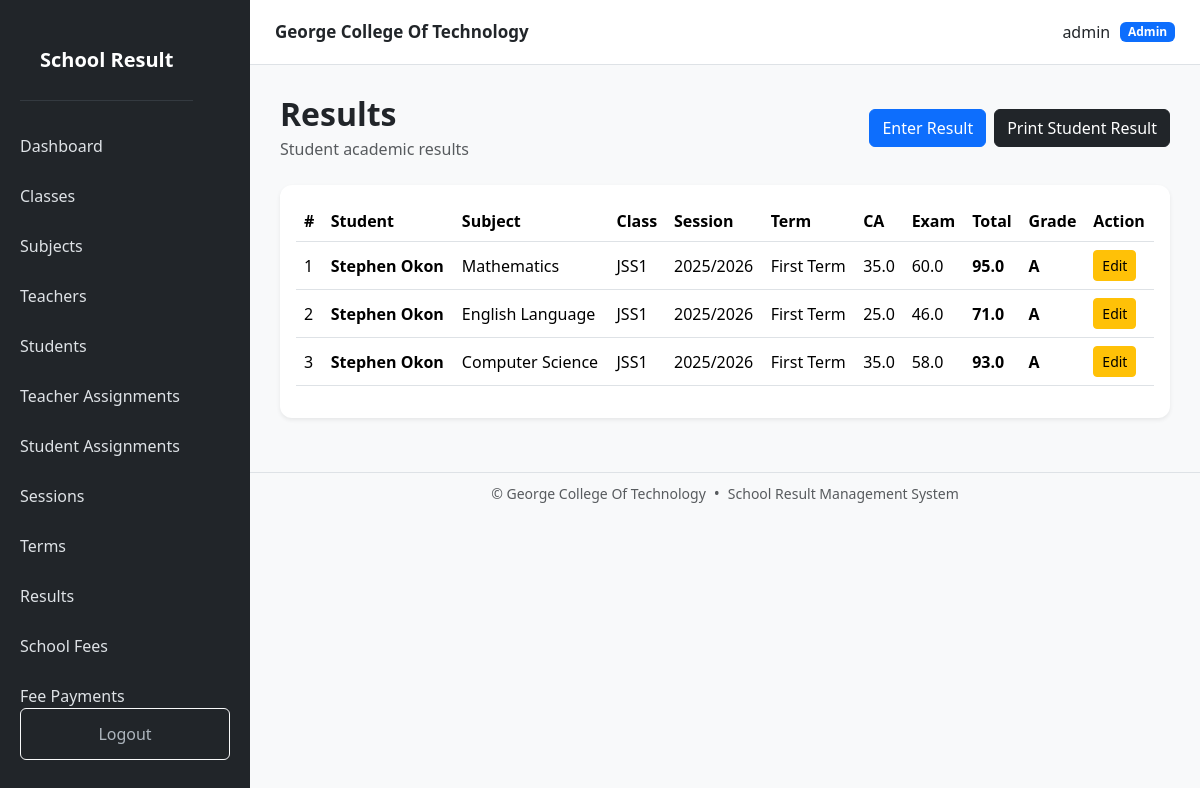
The page /results/ (signed in) on the database its author committed.
### models.py (models this page shows, shortened)
class User(UserMixin, db.Model):
    __tablename__ = "users"
    id = db.Column(
        db.Integer,
        primary_key=True
    )
    username = db.Column(
        db.String(100),
        unique=True,
        nullable=False
    )
    password_hash = db.Column(
        db.String(255),
        nullable=False
    )
    role = db.Column(
        db.String(20),
        nullable=False,
        default="student"
    )
    is_active = db.Column(
        db.Boolean,
        default=True
    )
    teacher = db.relationship(
        "Teacher",
        back_populates="user",
        uselist=False
    )
    student = db.relationship(
        "Student",
        back_populates="user",
        uselist=False
    )

class Result(db.Model):
    __tablename__ = "results"
    id = db.Column(
        db.Integer,
        primary_key=True
    )
    student_id = db.Column(
        db.Integer,
        db.ForeignKey("students.id"),
        nullable=False
    )
    subject_id = db.Column(
        db.Integer,
        db.ForeignKey("subjects.id"),
        nullable=False
    )
    classroom_id = db.Column(
        db.Integer,
        db.ForeignKey("classrooms.id"),
        nullable=False
    )
    session_id = db.Column(
        db.Integer,
        db.ForeignKey("school_sessions.id"),
        nullable=False
    )
    term_id = db.Column(
        db.Integer,
        db.ForeignKey("terms.id"),
        nullable=False
    )
    ca_score = db.Column(
        db.Float,
        default=0
    )
    exam_score = db.Column(
        db.Float,
        default=0
    )
    student = db.relationship(
        "Student",
        back_populates="results"
    )
    subject = db.relationship(
        "Subject",
        back_populates="results"
    )
    classroom = db.relationship(
        "Classroom",
        back_populates="results"
    )
    session = db.relationship(
        "SchoolSession",
        back_populates="results"
    )
    term = db.relationship(
        "Term",
        back_populates="results"
    )
    __table_args__ = (
        db.UniqueConstraint(
            "student_id",
            "subject_id",
            "session_id",
            "term_id",
            name="unique_student_subject_session_term"
        ),
    )
    @property
    def total_score(self):
        return (
            self.ca_score +
            self.exam_score
        )

class Student(db.Model):
    __tablename__ = "students"
    id = db.Column(
        db.Integer,
        primary_key=True
    )
    user_id = db.Column(
        db.Integer,
        db.ForeignKey("users.id"),
        unique=True,
        nullable=False
    )
    name = db.Column(
        db.String(150),
        nullable=False
    )
    parent_name = db.Column(
        db.String(150)
    )
    age = db.Column(
        db.Integer
    )
    phone = db.Column(
        db.String(30)
    )
    classroom_id = db.Column(
        db.Integer,
        db.ForeignKey("classrooms.id"),
        nullable=True
    )
    is_active = db.Column(
        db.Boolean,
        default=True
    )
    user = db.relationship(
        "User",
        back_populates="student"
    )
    classroom = db.relationship(
        "Classroom",
        back_populates="students"
    )
    results = db.relationship(
        "Result",
        back_populates="student",
        cascade="all, delete-orphan"
    )

class Subject(db.Model):
    __tablename__ = "subjects"
    id = db.Column(
        db.Integer,
        primary_key=True
    )
    name = db.Column(
        db.String(100),
        unique=True,
        nullable=False
    )
    created_at = db.Column(
        db.DateTime,
        server_default=db.func.now()
    )
    teacher_assignments = db.relationship(
        "TeacherAssignment",
        back_populates="subject",
        cascade="all, delete-orphan"
    )
    results = db.relationship(
        "Result",
        back_populates="subject"
    )

class Classroom(db.Model):
    __tablename__ = "classrooms"
    id = db.Column(
        db.Integer,
        primary_key=True
    )
    name = db.Column(
        db.String(100),
        unique=True,
        nullable=False
    )
    created_at = db.Column(
        db.DateTime,
        server_default=db.func.now()
    )
    students = db.relationship(
        "Student",
        back_populates="classroom"
    )
    teacher_assignments = db.relationship(
        "TeacherAssignment",
        back_populates="classroom",
        cascade="all, delete-orphan"
    )
    results = db.relationship(
        "Result",
        back_populates="classroom"
    )

class SchoolSession(db.Model):
    __tablename__ = "school_sessions"
    id = db.Column(
        db.Integer,
        primary_key=True
    )
    year = db.Column(
        db.String(100),
        unique=True,
        nullable=False
    )
    created_at = db.Column(
        db.DateTime,
        server_default=db.func.now()
    )
    results = db.relationship(
        "Result",
        back_populates="session"
    )

class Term(db.Model):
    __tablename__ = "terms"
    id = db.Column(
        db.Integer,
        primary_key=True
    )
    name = db.Column(
        db.String(100),
        unique=True,
        nullable=False
    )
    created_at = db.Column(
        db.DateTime,
        server_default=db.func.now()
    )
    results = db.relationship(
        "Result",
        back_populates="term"
    )

### routes/result.py (the view, shortened to what this page needs)
@result.route("/")
@login_required
def list_results():
    if current_user.role == "admin":
        results = (
            Result.query
            .order_by(Result.id.desc())
            .all()
        )
    else:
        results = []
    return render_template(
        "result/list.html",
        results=results
    )

### templates/result/list.html (shortened to what this page needs)
{% extends "base.html" %}
{% block content %}
<div class="d-flex justify-content-between align-items-center mb-4">
    <div>
        <h2 class="fw-bold mb-1">
            Results
        </h2>
        <p class="text-muted mb-0">
            Student academic results
        </p>
    </div>
    {% if current_user.role in ["admin", "teacher"] %}
    <div class="d-flex gap-2">
        <a
            href="{{ url_for('result.create_result') }}"
            class="btn btn-primary"
        >
            Enter Result
        </a>
        <a
            href="{{ url_for('result.print_student_result') }}"
            class="btn btn-dark"
        >
            Print Student Result
        </a>
    </div>
    {% endif %}
</div>
<div class="card shadow-sm border-0">
    <div class="card-body">
        <div class="table-responsive">
            <table class="table table-hover align-middle">
                <thead>
                    <tr>
                        <th>#</th>
                        <th>
                            Student
                        </th>
                        <th>
                            Subject
                        </th>
                        <th>
                            Class
                        </th>
                        <th>
                            Session
                        </th>
                        <th>
                            Term
                        </th>
                        <th>
                            CA
                        </th>
                        <th>
                            Exam
                        </th>
                        <th>
                            Total
                        </th>
                        <th>
                            Grade
                        </th>
                        {% if current_user.role in ["admin", "teacher"] %}
                        <th>
                            Action
                        </th>
                        {% endif %}
                    </tr>
                </thead>
                <tbody>
                    {% for result in results %}
                    <tr>
                        <td>
                            {{ loop.index }}
                        </td>
                        <td>
                            <strong>
                                {{ result.student.name }}
                            </strong>
                        </td>
                        <td>
                            {{ result.subject.name }}
                        </td>
                        <td>
                            {{ result.classroom.name }}
                        </td>
                        <td>
                            {{ result.session.year }}
                        </td>
                        <td>
                            {{ result.term.name }}
                        </td>
                        <td>
                            {{ result.ca_score }}
                        </td>
                        <td>
                            {{ result.exam_score }}
                        </td>
                        <td>
                            <strong>
                                {{ result.total_score }}
                            </strong>
                        </td>
                        <td>
                            <strong>
                                {% if result.total_score >= 70 %}
                                    A
                                {% elif result.total_score >= 60 %}
                                    B
                                {% elif result.total_score >= 50 %}
                                    C
                                {% elif result.total_score >= 45 %}
                                    D
                                {% elif result.total_score >= 40 %}
                                    E
                                {% else %}
                                    F
                                {% endif %}
                            </strong>
                        </td>
                        {% if current_user.role in ["admin", "teacher"] %}
                        <td>
                            <a
                                href="{{ url_for(
                                    'result.edit_result',
                                    id=result.id
                                ) }}"
                                class="btn btn-sm btn-warning"
                            >
                                Edit
                            </a>
                        </td>
                        {% endif %}
                    </tr>
                    {% endfor %}
                </tbody>
            </table>
        </div>
    </div>
</div>
{% endblock %}

### templates/base.html (shortened to what this page needs)
<!DOCTYPE html>
<html lang="en">
<head>
    <link
        href="https://cdn.jsdelivr.net/npm/bootstrap@5.3.3/dist/css/bootstrap.min.css"
        rel="stylesheet"
    >
    <link
        rel="stylesheet"
        href="{{ url_for('static', filename='css/style.css') }}"
    >
</head>
<body>
{% if current_user.is_authenticated %}
<div
    class="sidebar"
    id="sidebar"
>
    <div class="sidebar-header">
        <div class="brand">
            School Result
        </div>
    </div>
    {% if current_user.role == "admin" %}
        <a href="{{ url_for('dashboard.index') }}">
            Dashboard
        </a>
        <a href="{{ url_for('classroom.list_classrooms') }}">
            Classes
        </a>
        <a href="{{ url_for('subject.list_subjects') }}">
            Subjects
        </a>
        <a href="{{ url_for('teacher.list_teachers') }}">
            Teachers
        </a>
        <a href="{{ url_for('student.list_students') }}">
            Students
        </a>
        <a href="{{ url_for('assignment.list_assignments') }}">
            Teacher Assignments
        </a>
        <a href="{{ url_for('student.student_assignments') }}">
            Student Assignments
        </a>
        <a href="{{ url_for('session.list_sessions') }}">
            Sessions
        </a>
        <a href="{{ url_for('term.list_terms') }}">
            Terms
        </a>
        <a href="{{ url_for('result.list_results') }}">
            Results
        </a>
        <a href="{{ url_for('fee.school_fees') }}">
            School Fees
        </a>
        <a href="{{ url_for('payment.fee_payments') }}">
            Fee Payments
        </a>
    {% endif %}
    <div class="logout">
        <a
            href="{{ url_for('auth.logout') }}"
            class="btn btn-outline-light w-100"
        >
            Logout
        </a>
    </div>
</div>
<div class="main-content">
    <div class="page-wrapper">
        <div class="topbar">
            <strong class="topbar-title">
                George College Of Technology
            </strong>
            <div class="topbar-user">
                <span>
                    {{ current_user.username }}
                </span>
                <span class="badge bg-primary">
                    {{ current_user.role|capitalize }}
                </span>
            </div>
        </div>
        <main class="content">
            {% block content %}
            {% endblock %}
        </main>
        <footer
            class="no-print border-top bg-light mt-4 py-2"
        >
            <div
                class="container-fluid d-flex justify-content-center align-items-center flex-wrap gap-2"
            >
                <small class="text-muted">
                    &copy; {{ current_year }}
                    George College Of Technology
                </small>
                <span class="text-muted">
                    •
                </span>
                <small class="text-muted">
                    School Result Management System
                </small>
            </div>
        </footer>
    </div>
</div>
{% else %}
<!-- =========================================================
     PUBLIC / AUTH PAGES
========================================================= -->
{% block auth_content %}
{% endblock %}
{% endif %}
</body>
</html>

### static/css/style.css (style rules this page uses)
body { background: #f5f7fb; }
.sidebar { width: 250px; min-height: 100vh; background: #212529; position: fixed; left: 0; top: 0; bottom: 0; }
.brand { color: white; font-size: 22px; font-weight: bold; padding: 25px 20px; border-bottom: 1px solid #343a40; }
.sidebar a { display: block; color: #adb5bd; text-decoration: none; padding: 13px 20px; }
.logout { position: absolute; bottom: 20px; width: 100%; padding: 0 20px; }
.main-content { margin-left: 250px; min-height: 100vh; }
.topbar { background: white; padding: 18px 30px; border-bottom: 1px solid #ddd; display: flex; justify-content: space-between; }
.content { padding: 30px; }
.card { border: none; border-radius: 12px; }
body { margin: 0; background: #f8f9fa; }
.sidebar { position: fixed; top: 0; left: 0; width: 250px; height: 100vh; background: #212529; color: white; z-index: 1050; display: flex; flex-direction: column; overflow-y: auto; }
.sidebar-header { display: flex; align-items: center; justify-content: space-between; padding: 20px; }
.brand { font-size: 20px; font-weight: bold; }
.sidebar > a { display: block; color: #dee2e6; text-decoration: none; padding: 13px 20px; transition: 0.2s; }
.logout { margin-top: auto; padding: 20px; }
.topbar { height: 65px; background: white; border-bottom: 1px solid #dee2e6; display: flex; align-items: center; justify-content: space-between; padding: 0 25px; position: sticky; top: 0; z-index: 1000; }
.topbar-title { font-size: 17px; }
.topbar-user { display: flex; align-items: center; gap: 10px; }

### rows shown on the page
User: username "admin", role "Admin"
Result: student.name "Stephen Okon", subject.name "Mathematics", classroom.name "JSS1", session.year "2025/2026", term.name "First Term", ca_score "35.0", exam_score "60.0", total_score "95.0", shows "A"
Result: student.name "Stephen Okon", subject.name "English Language", classroom.name "JSS1", session.year "2025/2026", term.name "First Term", ca_score "25.0", exam_score "46.0", total_score "71.0", shows "A"
Result: student.name "Stephen Okon", subject.name "Computer Science", classroom.name "JSS1", session.year "2025/2026", term.name "First Term", ca_score "35.0", exam_score "58.0", total_score "93.0", shows "A"
